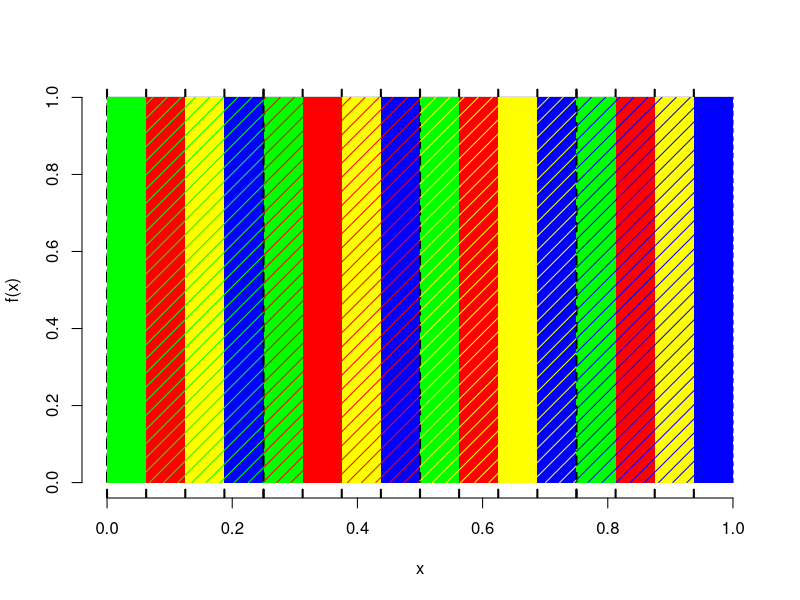
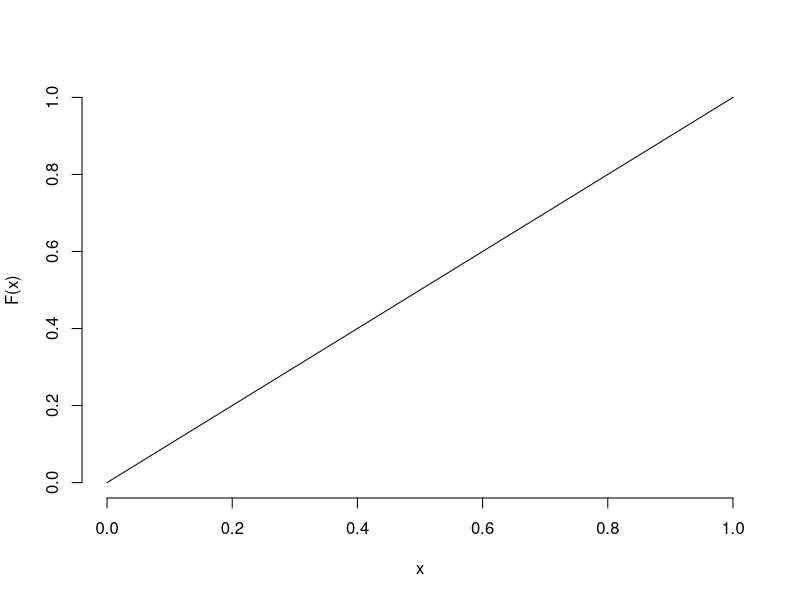

Write the R code that produced these figures, in order.
x <- seq(from = 0, to = 1, by = 0.01)
fx <- dunif(x, 0, 1)
Fx <- punif(x, 0, 1)

plot(x, fx, type = 'l', bty = 'n', ylab = 'f(x)', ylim = c(0,1))
lines(c(0,0), c(0,1), lty = 2)
lines(c(1,1), c(0,1), lty = 2)


abline(v = (0:15)/16, lty = 2, lwd = 2)

for(i in 1:4){
  
  ycoords <- c(0,1,1,0)
  
  inc <- 1/16
  g <- ((i - 1) * 4)/16
  r <- g + inc
  y <- r + inc
  b <- y + inc
  
  den <- 10
  
  polygon(c(g, g, g+inc, g+inc), ycoords, col = 'green', border = NA)
  polygon(c(r, r, r+inc, r+inc), ycoords, col = 'red', border = NA)
  polygon(c(y, y, y+inc, y+inc), ycoords, col = 'yellow', border = NA)
  polygon(c(b, b, b+inc, b+inc), ycoords, col = 'blue', border = NA)
  
}#END for



abline(v = 0.25, lty = 2, lwd = 2)
abline(v = 0.5, lty = 2, lwd = 2)
abline(v = 0.75, lty = 2, lwd = 2)
polygon(c(0,0,0.25,0.25), c(0,1,1,0), col = 'green', border = NA, angle = 45, density = 10)
polygon(c(0.25,0.25,0.5,0.5), c(0,1,1,0), col = 'red', border = NA, angle = 45, density = 10)
polygon(c(0.5,0.5,0.75,0.75), c(0,1,1,0), col = 'yellow', border = NA, angle = 45, density = 10)
polygon(c(0.75,0.75,1,1), c(0,1,1,0), col = 'blue', border = NA, angle = 45, density = 10)

#polygon(c(0,0,1,1), c(0,1,1,0), border = NA, angle = 45, density = 4)
#abline(v = 0.4, lty = 2, col = 'blue', lwd = 2)
#abline(v = 0.8, lty = 2, col = 'blue', lwd = 2)
#polygon(c(0,0,0.8,0.8), c(0,1,1,0), border = NA, angle = 45, density = 4, col = 'red')
#polygon(c(0,0,0.4,0.4), c(0,1,1,0), border = NA, angle = 135, density = 4)
#polygon(c(0.4,0.4,0.8,0.8), c(0,1,1,0), border = NA, angle = 45, density = 4, col = 'blue')
#polygon(c(0,0,0.4,0.4), c(0,1,1,0), border = NA, angle = 45, density = 4, col = 'red')


plot(x, Fx, type = 'l', bty = 'n', ylab = 'F(x)')